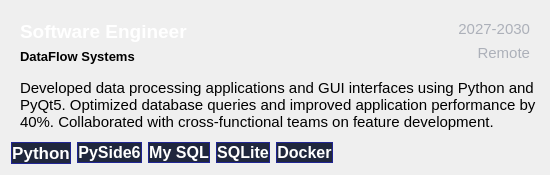
                         <widget class="QWidget" name="widget_27" native="true">
                          <property name="styleSheet">
                           <string notr="true">QWidget#widget_27{
    background: qlineargradient(
        x1: 0, y1: 0,
        x2: 0, y2: 1,
        stop: 0.2     #24272e,  
        stop: 0.9     #1a1c21   
    );
    border: none;
    border-radius: 12px;
    border: 1px solid rgba(70, 90, 160, 0.3); 
    border-radius: 12px;

    color: white;
}
</string>
                          </property>
                          <layout class="QGridLayout" name="gridLayout_16">
                           <item row="2" column="2">
                            <widget class="QPushButton" name="pushButton_37">
                             <property name="font">
                              <font>
                               <pointsize>12</pointsize>
                               <bold>true</bold>
                              </font>
                             </property>
                             <property name="styleSheet">
                              <string notr="true">
QPushButton {
	
	background-color: rgb(32, 39, 61);
    color: white;
    border: 1px solid rgb(32, 37, 147);
    border-radius: 12px;

	text-align: center;
}

QPushButton:hover {
    background-color: rgb(57, 83, 255);
    border-color: #444;
    color: white;
}

QPushButton:pressed {
    background-color: #222;
    border-color: #444;
    color: white;
}</string>
                             </property>
                             <property name="text">
                              <string>My SQL</string>
                             </property>
                            </widget>
                           </item>
                           <item row="2" column="0">
                            <widget class="QPushButton" name="pushButton_38">
                             <property name="font">
                              <font>
                               <pointsize>13</pointsize>
                               <bold>true</bold>
                              </font>
                             </property>
                             <property name="styleSheet">
                              <string notr="true">
QPushButton {
	
	background-color: rgb(32, 39, 61);
    color: white;
    border: 1px solid rgb(32, 37, 147);
    border-radius: 12px;

	text-align: center;
}

QPushButton:hover {
    background-color: rgb(57, 83, 255);
    border-color: #444;
    color: white;
}

QPushButton:pressed {
    background-color: #222;
    border-color: #444;
    color: white;
}</string>
                             </property>
                             <property name="text">
                              <string>Python</string>
                             </property>
                            </widget>
                           </item>
                           <item row="2" column="1">
                            <widget class="QPushButton" name="pushButton_39">
                             <property name="font">
                              <font>
                               <pointsize>12</pointsize>
                               <bold>true</bold>
                              </font>
                             </property>
                             <property name="styleSheet">
                              <string notr="true">
QPushButton {
	
	background-color: rgb(32, 39, 61);
    color: white;
    border: 1px solid rgb(32, 37, 147);
    border-radius: 12px;

	text-align: center;
}

QPushButton:hover {
    background-color: rgb(57, 83, 255);
    border-color: #444;
    color: white;
}

QPushButton:pressed {
    background-color: #222;
    border-color: #444;
    color: white;
}</string>
                             </property>
                             <property name="text">
                              <string>PySide6</string>
                             </property>
                            </widget>
                           </item>
                           <item row="2" column="4">
                            <widget class="QPushButton" name="pushButton_40">
                             <property name="font">
                              <font>
                               <pointsize>12</pointsize>
                               <bold>true</bold>
                              </font>
                             </property>
                             <property name="styleSheet">
                              <string notr="true">
QPushButton {
	
	background-color: rgb(32, 39, 61);
    color: white;
    border: 1px solid rgb(32, 37, 147);
    border-radius: 12px;

	text-align: center;
}

QPushButton:hover {
    background-color: rgb(57, 83, 255);
    border-color: #444;
    color: white;
}

QPushButton:pressed {
    background-color: #222;
    border-color: #444;
    color: white;
}</string>
                             </property>
                             <property name="text">
                              <string>Docker</string>
                             </property>
                            </widget>
                           </item>
                           <item row="2" column="3">
                            <widget class="QPushButton" name="pushButton_41">
                             <property name="font">
                              <font>
                               <pointsize>12</pointsize>
                               <bold>true</bold>
                              </font>
                             </property>
                             <property name="styleSheet">
                              <string notr="true">
QPushButton {
	
	background-color: rgb(32, 39, 61);
    color: white;
    border: 1px solid rgb(32, 37, 147);
    border-radius: 12px;

	text-align: center;
}

QPushButton:hover {
    background-color: rgb(57, 83, 255);
    border-color: #444;
    color: white;
}

QPushButton:pressed {
    background-color: #222;
    border-color: #444;
    color: white;
}</string>
                             </property>
                             <property name="text">
                              <string>SQLite</string>
                             </property>
                            </widget>
                           </item>
                           <item row="0" column="5">
                            <widget class="QWidget" name="widget_28" native="true">
                             <property name="styleSheet">
                              <string notr="true">background-color: transparent;
</string>
                             </property>
                             <layout class="QVBoxLayout" name="verticalLayout_27">
                              <item>
                               <widget class="QPushButton" name="pushButton_42">
                                <property name="font">
                                 <font>
                                  <pointsize>11</pointsize>
                                  <italic>false</italic>
                                  <bold>false</bold>
                                  <underline>false</underline>
                                  <strikeout>false</strikeout>
                                 </font>
                                </property>
                                <property name="styleSheet">
                                 <string notr="true">QPushButton {
    border: none;
    background: transparent;
    padding: 0;
	color: rgb(172, 176, 185);
    margin: 0;

    font: normal;
    text-align: right;
    text-decoration: none;
}

QPushButton:hover {
    background: transparent;
    border: none;
}
QPushButton:pressed {
    background: transparent;
    border: none;
    padding: 0;
}
QPushButton:focus {
    outline: none;
}</string>
                                </property>
                                <property name="text">
                                 <string>2027-2030</string>
                                </property>
                                <property name="icon">
                                 <iconset resource="../Qss/icons/_icons.qrc">
                                  <normaloff>:/feather/icons/feather/calendar.png</normaloff>:/feather/icons/feather/calendar.png</iconset>
                                </property>
                               </widget>
                              </item>
                              <item>
                               <widget class="QPushButton" name="pushButton_43">
                                <property name="font">
                                 <font>
                                  <pointsize>11</pointsize>
                                  <italic>false</italic>
                                  <bold>false</bold>
                                  <underline>false</underline>
                                  <strikeout>false</strikeout>
                                 </font>
                                </property>
                                <property name="mouseTracking">
                                 <bool>true</bool>
                                </property>
                                <property name="focusPolicy">
                                 <enum>Qt::FocusPolicy::StrongFocus</enum>
                                </property>
                                <property name="styleSheet">
                                 <string notr="true">QPushButton {
    border: none;
    background: transparent;
    padding: 0;
	color: rgb(172, 176, 185);
    margin: 0;

    font: normal;
    text-align: right;
    text-decoration: none;
}

QPushButton:hover {
    background: transparent;
    border: none;
}
QPushButton:pressed {
    background: transparent;
    border: none;
    padding: 0;
}
QPushButton:focus {
    outline: none;
}</string>
                                </property>
                                <property name="text">
                                 <string>Remote</string>
                                </property>
                                <property name="icon">
                                 <iconset resource="../Qss/icons/_icons.qrc">
                                  <normaloff>:/font_awesome_solid/icons/font_awesome/solid/location-dot.png</normaloff>:/font_awesome_solid/icons/font_awesome/solid/location-dot.png</iconset>
                                </property>
                               </widget>
                              </item>
                             </layout>
                            </widget>
                           </item>
                           <item row="0" column="0" colspan="5">
                            <widget class="QWidget" name="widget_29" native="true">
                             <property name="styleSheet">
                              <string notr="true">background-color: transparent;
</string>
                             </property>
                             <layout class="QVBoxLayout" name="verticalLayout_28">
                              <item>
                               <widget class="QPushButton" name="pushButton_44">
                                <property name="font">
                                 <font>
                                  <pointsize>14</pointsize>
                                  <italic>false</italic>
                                  <bold>true</bold>
                                  <underline>false</underline>
                                  <strikeout>false</strikeout>
                                  <kerning>false</kerning>
                                 </font>
                                </property>
                                <property name="styleSheet">
                                 <string notr="true">
QPushButton {
    border: none;
    background: transparent;
    padding: 0;
    margin: 0;
	color: rgb(255, 255, 255);
   
    text-align: left;
}

QPushButton:hover {
    background: transparent;
    border: none;
	 color: #4A6FEC;
}
QPushButton:pressed {
    background: transparent;
    border: none;
    padding: 0;
}
QPushButton:focus {
    outline: none;
}</string>
                                </property>
                                <property name="text">
                                 <string>Software Engineer</string>
                                </property>
                               </widget>
                              </item>
                              <item>
                               <widget class="QLabel" name="label_47">
                                <property name="text">
                                 <string>&lt;html&gt;&lt;head/&gt;&lt;body&gt;&lt;p&gt;&lt;span style=" font-size:10pt; font-weight:700;"&gt;DataFlow Systems&lt;/span&gt;&lt;/p&gt;&lt;/body&gt;&lt;/html&gt;</string>
                                </property>
                               </widget>
                              </item>
                             </layout>
                            </widget>
                           </item>
                           <item row="1" column="0" colspan="6">
                            <widget class="QLabel" name="label_48">
                             <property name="font">
                              <font>
                               <pointsize>11</pointsize>
                              </font>
                             </property>
                             <property name="styleSheet">
                              <string notr="true">background-color: transparent;
    margin-left: 5px;
    margin-bottom: 5px;


</string>
                             </property>
                             <property name="text">
                              <string>Developed data processing applications and GUI interfaces using Python and PyQt5. Optimized database queries and improved application performance by 40%. Collaborated with cross-functional teams on feature development.</string>
                             </property>
                             <property name="alignment">
                              <set>Qt::AlignmentFlag::AlignLeading|Qt::AlignmentFlag::AlignLeft|Qt::AlignmentFlag::AlignVCenter</set>
                             </property>
                             <property name="wordWrap">
                              <bool>true</bool>
                             </property>
                            </widget>
                           </item>
                           <item row="2" column="5">
                            <spacer name="horizontalSpacer_8">
                             <property name="orientation">
                              <enum>Qt::Orientation::Horizontal</enum>
                             </property>
                             <property name="sizeType">
                              <enum>QSizePolicy::Policy::Fixed</enum>
                             </property>
                             <property name="sizeHint" stdset="0">
                              <size>
                               <width>200</width>
                               <height>20</height>
                              </size>
                             </property>
                            </spacer>
                           </item>
                          </layout>
                         </widget>
